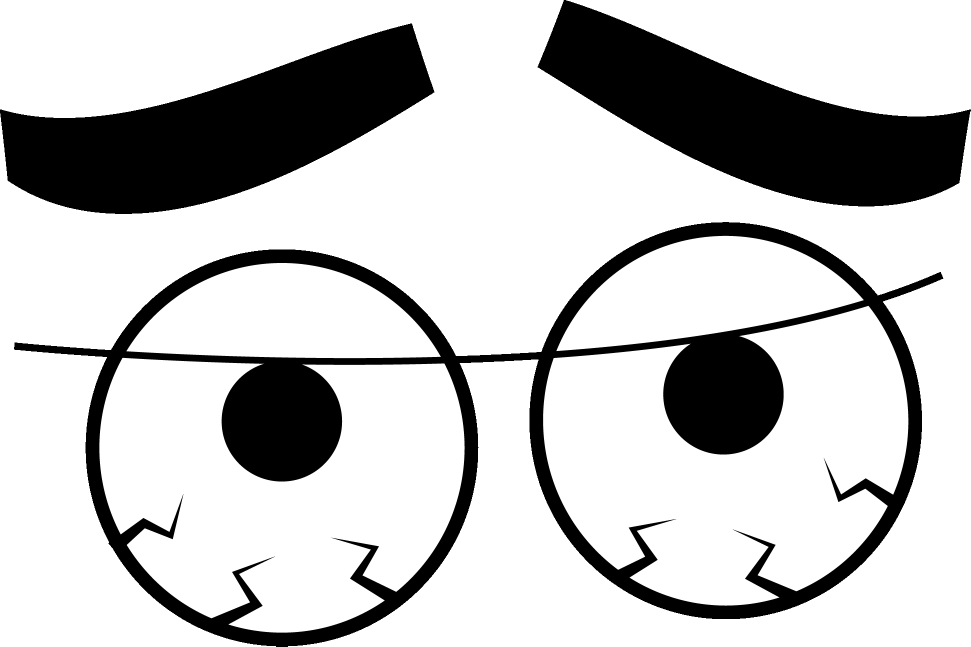
#> input picture 1.png, 1941 x 1293 px, given in place of the camera (shown at 1/2 size)
$ python buildData.py
#> lines starting #> are read from the running program, lines starting #| are printed output that depends on the picture
from PIL import Image
import numpy
import cv2


def add_pendant(x, y, frame, pendant):
	frame = numpy.array(frame)
	frame_img = Image.fromarray(frame)
	pendant = pendant.convert('RGBA')
	frame_img.paste(pendant, (x, y), mask=pendant.split()[3])
	frame = numpy.asarray(frame_img)
	return frame


def get_rect(rects):
	pen_x = 0
	pen_y = 0
	pen_w = 0
	pen_h = 0
	for i, (x, y, w, h) in enumerate(rects):
		pen_y = y
		pen_h = h
		if not i:
			pen_x = x
			pen_w -= x
		else:
			if x > pen_x:
				pen_w += (x + w)
			else:
				pen_x = x
				pen_w = -pen_w - x + w
	return pen_x, pen_y, pen_w, pen_h


def check_data(eye_x, eye_y, eye_w, eye_h, old_data):
	scale_factor = 0.5
	if (abs(eye_x - old_data[0]) > scale_factor * old_data[0] or abs(eye_y - old_data[1]) > scale_factor * old_data[1] or abs(eye_w - old_data[2]) >= scale_factor * old_data[2] or abs(eye_h - old_data[3]) >= scale_factor * old_data[3]):
		return old_data[0], old_data[1], old_data[2], old_data[3]
	return eye_x, eye_y, eye_w, eye_h


def qqvideo():
	detector = cv2.CascadeClassifier("haarcascade_lefteye_2splits.xml")

	cap = cv2.VideoCapture(0)
	old_data = None
	while True:
		_, frame = cap.read()
#> frame is the input picture: shape (1293, 1941, 3); min 0, max 255, mean 195
		pendant = Image.open("4.png")
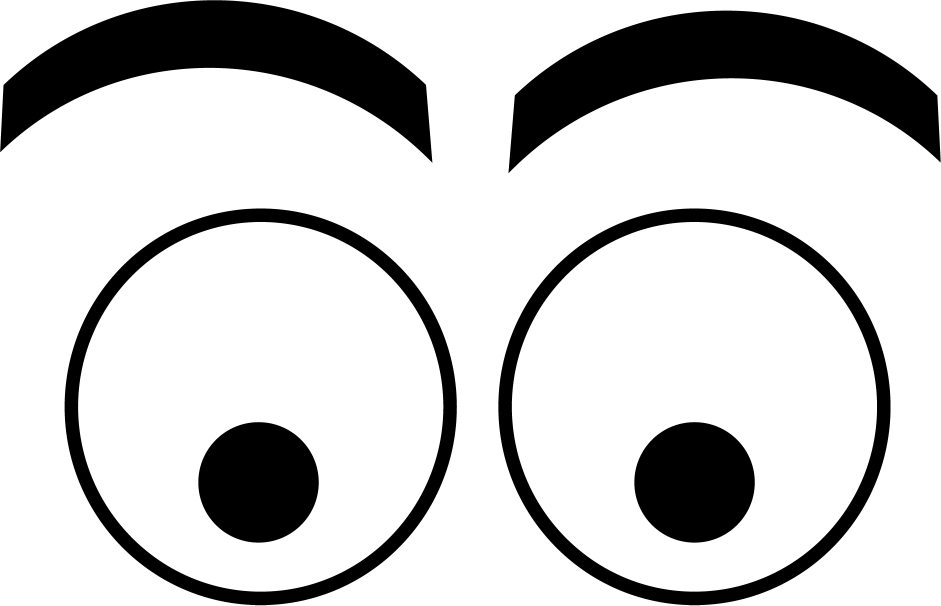
#> input picture 4.png, 1882 x 1211 px (shown at 1/2 size)
#> pendant is the input picture: PIL image 1882x1211 RGBA; mean R, G, B, A 203.8, 203.8, 203.8, 135.3

		frame_gray = cv2.cvtColor(frame, cv2.COLOR_BGR2GRAY)
		rects = detector.detectMultiScale(frame_gray, scaleFactor=1.1, minNeighbors=5, minSize=(30, 30))
#> rects = ()

		pen_x, pen_y, pen_w, pen_h = get_rect(rects)
#> after the loop in get_rect, `for i, (x, y, w, h) in enumerate(rects):`: pen_w = 0
#> pen_x = 0; pen_y = 0; pen_w = 0; pen_h = 0
		if old_data is not None:
			pen_x, pen_y, pen_w, pen_h = check_data(pen_x, pen_y, pen_w, pen_h, old_data)
		try:
			pendant = pendant.resize((int(pen_w*1.5), int(pen_h*1.5)))
		except Exception as e:
			pass
		frame = add_pendant(pen_x-int(pen_w*0.25), pen_y-int(pen_h*0.25), frame, pendant)
#> in add_pendant, `frame_img.paste(pendant, (x, y), mask=pendant.split()[3])`:
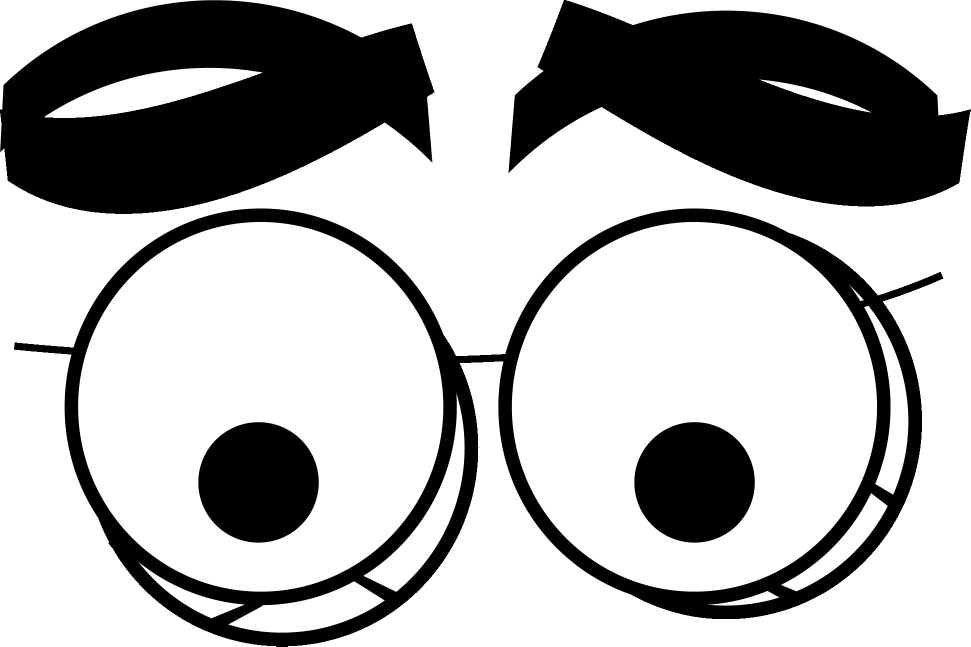
#> frame_img: PIL image 1941x1293 RGB (shown at 1/2 size); min 0, max 255, mean 175.2
		old_data = [pen_x, pen_y, pen_w, pen_h]
#> old_data = [0, 0, 0, 0]

		cv2.imshow("Frame", frame)
		key = cv2.waitKey(1) & 0xFF
#> (key q is pressed here)
		if key == ord("q"):
			break
	cap.release()
	cv2.destroyAllWindows()


if __name__ == "__main__":
	qqvideo()
